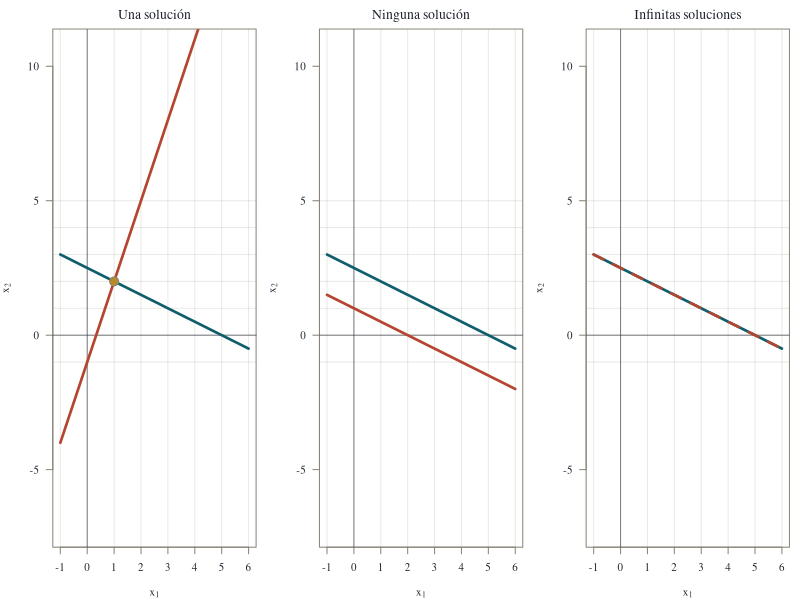
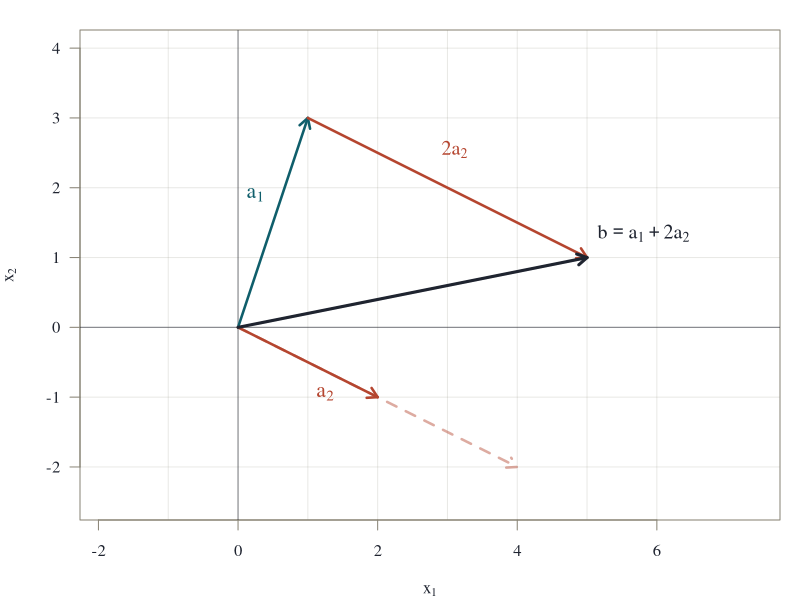
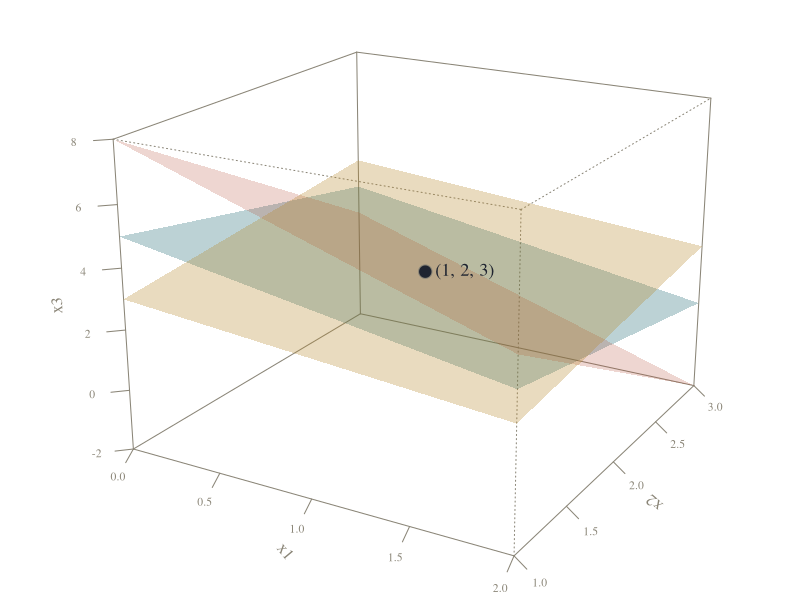
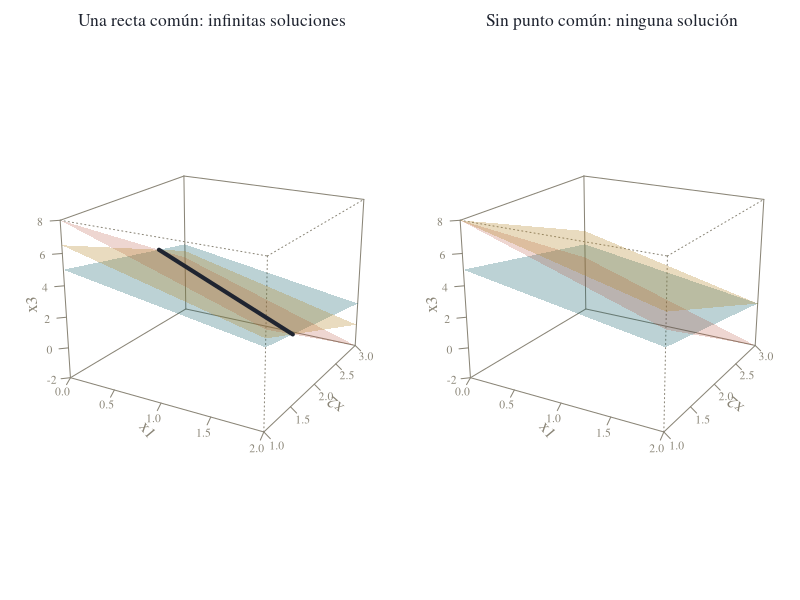
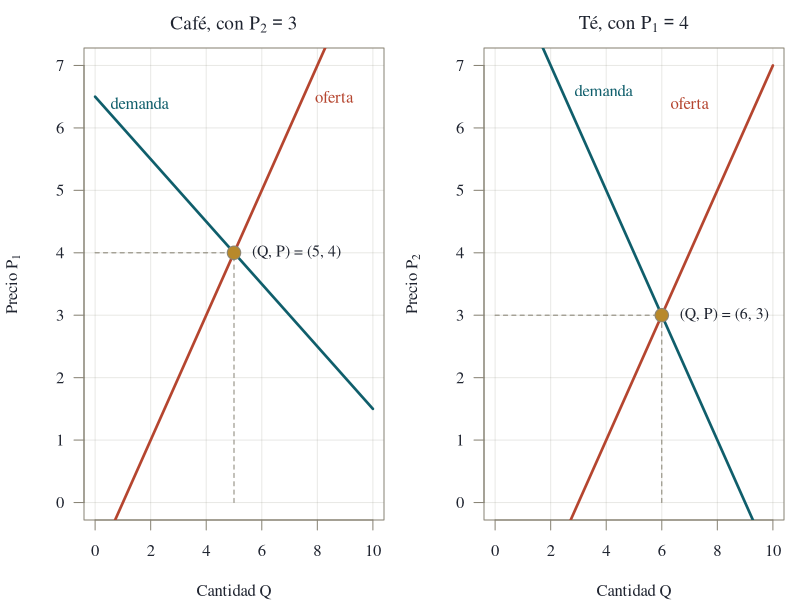
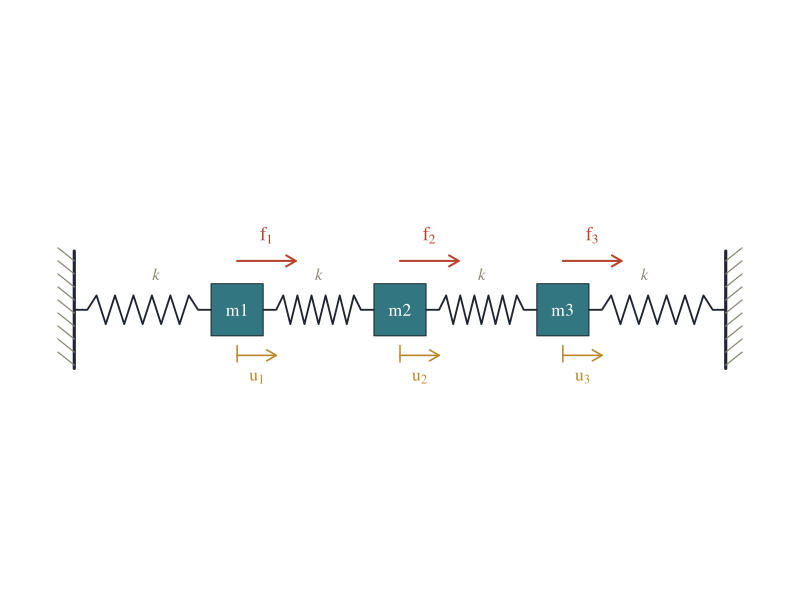
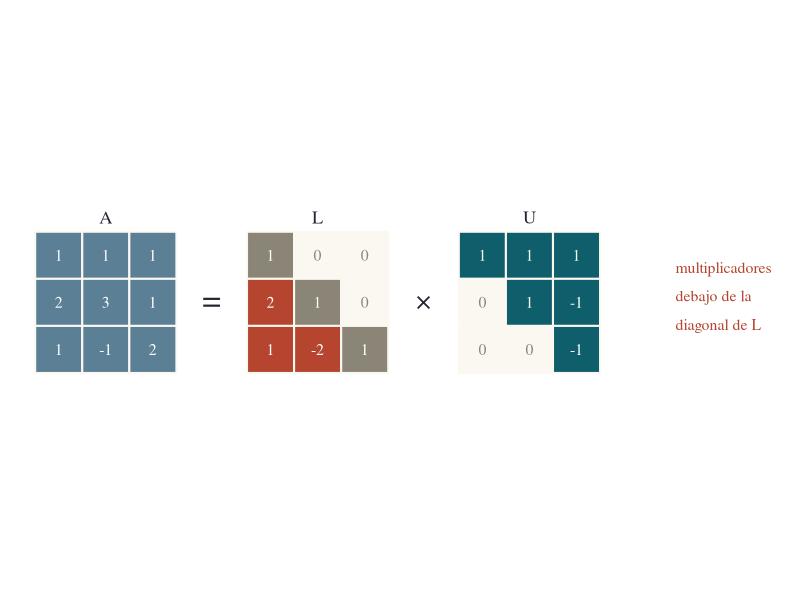
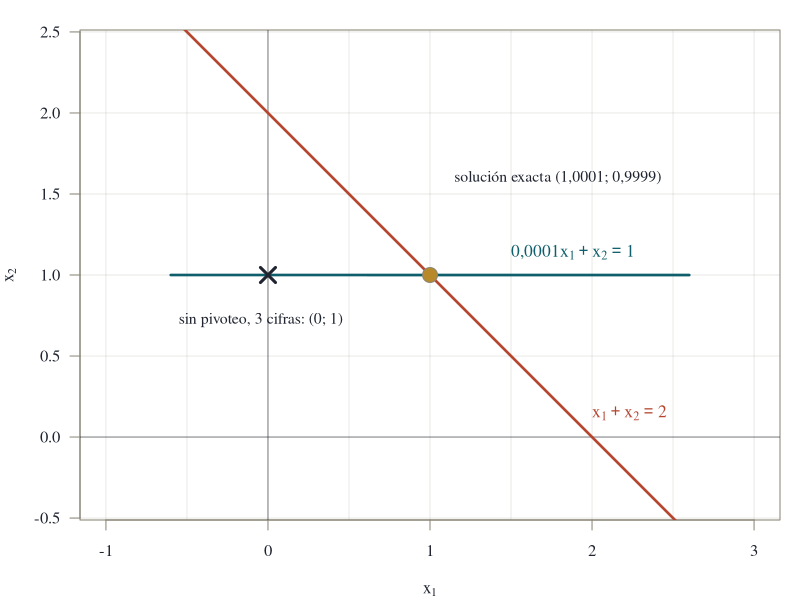

These charts were generated, in order, by the following R code:
# Genera las figuras estáticas de Álgebra matricial aplicada (PNG para HTML y PDF).
# Uso: Rscript assets/figuras_algebra.R  (desde la raíz del proyecto)
# Misma paleta y estilo que assets/figuras.R.

tinta  <- "#1f2430"
teal   <- "#0f5e6b"
rojo   <- "#b5452f"
ocre   <- "#b8892b"
gris   <- "#8a8577"
azul   <- "#5b7f95"
fondo  <- "#fbf8f1"

dir.create("assets/fig/am", showWarnings = FALSE, recursive = TRUE)

abrir <- function(archivo, w = 7, h = 4.6) {
  png(file.path("assets/fig/am", archivo), width = w, height = h, units = "in",
      res = 200, bg = fondo)
  par(family = "serif", mar = c(4, 4, 1.5, 1), col.axis = tinta, col.lab = tinta,
      fg = gris)
}

# Ejes cartesianos limpios con cuadrícula suave
ejes2d <- function(xlim, ylim, xlab = expression(x[1]), ylab = expression(x[2]), ...) {
  plot(NA, xlim = xlim, ylim = ylim, xlab = xlab, ylab = ylab, las = 1, asp = 1, ...)
  abline(h = pretty(ylim), v = pretty(xlim), col = adjustcolor(gris, 0.18))
  abline(h = 0, v = 0, col = adjustcolor(tinta, 0.55))
}

flecha <- function(x0, y0, x1, y1, col = tinta, lwd = 2.5, ...) {
  arrows(x0, y0, x1, y1, col = col, lwd = lwd, length = 0.11, ...)
}

# Utilidades 3D sobre persp(): devuelve la matriz de proyección y funciones para
# trazar puntos, segmentos y polígonos en coordenadas del espacio.
marco3d <- function(xlim, ylim, zlim, theta = 35, phi = 22, xlab = "x1", ylab = "x2",
                    zlab = "x3", ...) {
  par(mar = c(1.2, 2.4, 1.6, 1.2))
  persp(xlim, ylim, matrix(zlim[1], 2, 2), zlim = zlim, theta = theta, phi = phi,
        col = NA, border = NA, box = TRUE, axes = TRUE, ticktype = "detailed", r = 6,
        xlab = xlab, ylab = ylab, zlab = zlab, expand = 0.75, cex.axis = 0.7, ...)
}
p3 <- function(pm, x, y, z) trans3d(x, y, z, pm)
seg3 <- function(pm, a, b, ...) {
  P <- trans3d(c(a[1], b[1]), c(a[2], b[2]), c(a[3], b[3]), pm)
  lines(P, ...)
}
flecha3 <- function(pm, a, b, col = tinta, lwd = 2.5) {
  P <- trans3d(c(a[1], b[1]), c(a[2], b[2]), c(a[3], b[3]), pm)
  arrows(P$x[1], P$y[1], P$x[2], P$y[2], col = col, lwd = lwd, length = 0.1)
}
poli3 <- function(pm, X, col, border = NA, ...) {
  P <- trans3d(X[, 1], X[, 2], X[, 3], pm)
  polygon(P, col = col, border = border, ...)
}
# Plano a x + b y + c z = d recortado a la caja (c != 0): devuelve la malla como polígonos
plano3 <- function(pm, a, b, c, d, xlim, ylim, col, n = 12) {
  xs <- seq(xlim[1], xlim[2], length.out = n)
  ys <- seq(ylim[1], ylim[2], length.out = n)
  for (i in seq_len(n - 1)) for (j in seq_len(n - 1)) {
    X <- cbind(c(xs[i], xs[i + 1], xs[i + 1], xs[i]), c(ys[j], ys[j], ys[j + 1], ys[j + 1]))
    Z <- (d - a * X[, 1] - b * X[, 2]) / c
    poli3(pm, cbind(X, Z), col = col)
  }
}

# Cada clase agrega aquí sus figuras, en secciones marcadas.

# ===========================================================================
# Clase 1: sistemas lineales
# ---------------------------------------------------------------------------
# 1a. Lectura por filas en 2D: los tres casos
abrir("c01_rectas.png", w = 9, h = 3.4)
par(mfrow = c(1, 3), mar = c(4, 4, 2.2, 0.8))
recta <- function(a, b, c, col, lty = 1) {  # a x1 + b x2 = c, con b != 0
  curve((c - a * x) / b, from = -1, to = 6, add = TRUE, col = col, lwd = 2.6, lty = lty)
}
casos <- list(
  list(t = "Una solución",        l2 = c(3, -1, 1),  p = c(1, 2)),
  list(t = "Ninguna solución",    l2 = c(2, 4, 4),   p = NULL),
  list(t = "Infinitas soluciones", l2 = c(2, 4, 10), p = NULL))
for (cs in casos) {
  ejes2d(c(-1, 6), c(-1, 4.5), main = "")
  title(cs$t, col.main = tinta, font.main = 1, cex.main = 1.25)
  recta(1, 2, 5, teal)
  recta(cs$l2[1], cs$l2[2], cs$l2[3], rojo, lty = if (cs$t == "Infinitas soluciones") 2 else 1)
  if (!is.null(cs$p)) points(cs$p[1], cs$p[2], pch = 21, bg = ocre, cex = 1.8)
}
dev.off()

# 1b. Lectura por columnas: b = 1 a1 + 2 a2
abrir("c01_columnas.png", w = 6.2, h = 5)
ejes2d(c(-0.5, 6), c(-2.5, 4))
a1 <- c(1, 3); a2 <- c(2, -1); b <- c(5, 1)
flecha(0, 0, a1[1], a1[2], col = teal)
flecha(0, 0, a2[1], a2[2], col = rojo)
flecha(0, 0, 2 * a2[1], 2 * a2[2], col = adjustcolor(rojo, 0.45), lty = 2)
flecha(a1[1], a1[2], b[1], b[2], col = rojo)
flecha(0, 0, b[1], b[2], col = tinta, lwd = 3)
text(0.25, 1.9, expression(a[1]), col = teal, cex = 1.3)
text(1.25, -0.95, expression(a[2]), col = rojo, cex = 1.3)
text(3.1, 2.55, expression(2 * a[2]), col = rojo, cex = 1.2)
text(5.15, 1.35, expression(b == a[1] + 2 * a[2]), col = tinta, cex = 1.2, adj = 0)
dev.off()

# 1c. Lectura por filas en 3D: tres planos que se cortan en un punto
abrir("c01_planos.png", w = 6.4, h = 5.4)
xl <- c(0, 2); yl <- c(1, 3); zl <- c(-2, 8)
pm <- marco3d(xl, yl, zl, theta = 30, phi = 20)
plano3(pm, 1, 1, 1, 6,  xl, yl, adjustcolor(teal, 0.28))
plano3(pm, 2, 3, 1, 11, xl, yl, adjustcolor(rojo, 0.22))
plano3(pm, 1, -1, 2, 5, xl, yl, adjustcolor(ocre, 0.30))
P <- p3(pm, 1, 2, 3); points(P, pch = 21, bg = tinta, cex = 1.8)
text(P$x, P$y, "  (1, 2, 3)", adj = 0, col = tinta, cex = 1.1)
dev.off()

# 1d. Tres planos: una recta común o ningún punto común
abrir("c01_planos_casos.png", w = 9.5, h = 4.6)
par(mfrow = c(1, 2))
for (caso in 1:2) {
  pm <- marco3d(xl, yl, c(-2, 8), theta = 30, phi = 20)
  plano3(pm, 1, 1, 1, 6,  xl, yl, adjustcolor(teal, 0.28))
  plano3(pm, 2, 3, 1, 11, xl, yl, adjustcolor(rojo, 0.22))
  plano3(pm, 3, 4, 2, if (caso == 1) 17 else 20, xl, yl, adjustcolor(ocre, 0.30))
  if (caso == 1) {
    t <- c(2.5, 3.5)
    seg3(pm, c(7 - 2 * t[1], -1 + t[1], t[1]), c(7 - 2 * t[2], -1 + t[2], t[2]),
         col = tinta, lwd = 4)
  }
  mtext(if (caso == 1) "Una recta común: infinitas soluciones" else "Sin punto común: ninguna solución",
        side = 3, line = 0.1, col = tinta, cex = 1.05)
}
dev.off()

# 1e. Equilibrio de dos mercados relacionados (café y té)
abrir("c01_mercados.png", w = 9, h = 4.2)
par(mfrow = c(1, 2), mar = c(4, 4.2, 2.4, 0.8))
mercado <- function(titulo, dem, ofe, q0, p0, etiq_d, etiq_o, ylab) {
  plot(NA, xlim = c(0, 10), ylim = c(0, 7), xlab = "Cantidad Q", ylab = ylab, las = 1)
  abline(h = 0:7, v = seq(0, 10, 2), col = adjustcolor(gris, 0.18))
  title(titulo, col.main = tinta, font.main = 1, cex.main = 1.15)
  curve(dem(x), from = 0, to = 10, add = TRUE, col = teal, lwd = 2.6)
  curve(ofe(x), from = 0, to = 10, add = TRUE, col = rojo, lwd = 2.6)
  segments(q0, 0, q0, p0, lty = 2, col = gris); segments(0, p0, q0, p0, lty = 2, col = gris)
  points(q0, p0, pch = 21, bg = ocre, cex = 1.8)
  text(q0, p0, sprintf("  (Q, P) = (%d, %d)", q0, p0), adj = 0, pos = 4, col = tinta, cex = 0.95)
  text(etiq_d[1], etiq_d[2], "demanda", col = teal); text(etiq_o[1], etiq_o[2], "oferta", col = rojo)
}
mercado(expression("Café, con " * P[2] == 3), function(q) (13 - q) / 2, function(q) q - 1, 5, 4,
        c(1.6, 6.4), c(8.6, 6.5), expression("Precio " * P[1]))
mercado(expression("Té, con " * P[1] == 4), function(q) 9 - q, function(q) q - 3, 6, 3,
        c(3.9, 6.6), c(7.0, 6.4), expression("Precio " * P[2]))
dev.off()

# ===========================================================================
# Clase 2: LU, inversas y bloques
# ---------------------------------------------------------------------------
# 2a. Cadena de tres masas y cuatro resortes entre dos paredes
abrir("c02_resortes.png", w = 8, h = 2.6)
par(mar = c(0.3, 0.3, 0.3, 0.3))
plot(NA, xlim = c(-0.6, 10.6), ylim = c(-1.3, 1.6), axes = FALSE, xlab = "", ylab = "", asp = 1)
pared <- function(x, lado) {
  segments(x, -0.9, x, 0.9, lwd = 3, col = tinta)
  for (y in seq(-0.85, 0.75, by = 0.2))
    segments(x, y, x + lado * 0.25, y + 0.2, col = gris, lwd = 1.2)
}
resorte <- function(x0, x1, y = 0) {
  xs <- seq(x0 + 0.2, x1 - 0.2, length.out = 13)
  ys <- y + c(0, rep(c(0.22, -0.22), length.out = 11), 0)
  lines(c(x0, xs, x1), c(y, ys, y), col = tinta, lwd = 1.8)
}
pared(0, -1); pared(10, 1)
xm <- c(2.5, 5, 7.5)
bordes <- c(0, xm, 10)
for (k in 1:4) resorte(bordes[k] + ifelse(k == 1, 0, 0.4), bordes[k + 1] - ifelse(k == 4, 0, 0.4))
for (k in 1:3) {
  rect(xm[k] - 0.4, -0.4, xm[k] + 0.4, 0.4, col = adjustcolor(teal, 0.85), border = tinta)
  text(xm[k], 0, paste0("m", k), col = "white", cex = 1.05)
  flecha(xm[k], 0.75, xm[k] + 0.9, 0.75, col = rojo, lwd = 2)
  text(xm[k] + 0.45, 1.15, bquote(f[.(k)]), col = rojo, cex = 1.15)
  segments(xm[k], -0.55, xm[k], -0.8, col = ocre, lwd = 1.5)
  flecha(xm[k], -0.7, xm[k] + 0.6, -0.7, col = ocre, lwd = 1.6)
  text(xm[k] + 0.3, -1.05, bquote(u[.(k)]), col = ocre, cex = 1.05)
}
for (k in 1:4) text((bordes[k] + bordes[k + 1]) / 2, 0.55, "k", col = gris, font = 3)
dev.off()

# 2b. A = LU como patrón de entradas
abrir("c02_patron_lu.png", w = 7.5, h = 2.6)
par(mar = c(0.3, 0.3, 0.3, 0.3))
plot(NA, xlim = c(0, 15.5), ylim = c(-0.3, 3.4), axes = FALSE, xlab = "", ylab = "", asp = 1)
matriz <- function(x0, M, colfun, titulo) {
  for (i in 1:3) for (j in 1:3) {
    col <- colfun(i, j)
    rect(x0 + j - 1, 3 - i, x0 + j, 4 - i, col = col, border = fondo, lwd = 2)
    text(x0 + j - 0.5, 3.5 - i, M[i, j], cex = 0.95,
         col = if (col == fondo) gris else "white")
  }
  text(x0 + 1.5, 3.3, titulo, col = tinta, cex = 1.1)
}
A <- matrix(c("1","1","1","2","3","1","1","-1","2"), 3, byrow = TRUE)
L <- matrix(c("1","0","0","2","1","0","1","-2","1"), 3, byrow = TRUE)
U <- matrix(c("1","1","1","0","1","-1","0","0","-1"), 3, byrow = TRUE)
matriz(0, A, function(i, j) azul, "A")
text(3.75, 1.5, "=", cex = 2, col = tinta)
matriz(4.5, L, function(i, j) if (i > j) rojo else if (i == j) gris else fondo, "L")
text(8.25, 1.5, "×", cex = 1.6, col = tinta)
matriz(9, U, function(i, j) if (i <= j) teal else fondo, "U")
text(13.6, 2.2, "multiplicadores", col = rojo, cex = 0.95, adj = 0)
text(13.6, 1.6, "debajo de la", col = rojo, cex = 0.95, adj = 0)
text(13.6, 1.0, "diagonal de L", col = rojo, cex = 0.95, adj = 0)
dev.off()

# 2c. Pivote pequeño: la solución correcta y la que entrega la eliminación sin pivoteo
abrir("c02_pivoteo.png", w = 6.4, h = 4.6)
ejes2d(c(-0.6, 2.6), c(-0.4, 2.4))
eps <- 1e-4
curve((1 - eps * x) / 1, from = -0.6, to = 2.6, add = TRUE, col = teal, lwd = 2.6)
curve(2 - x, from = -0.6, to = 2.6, add = TRUE, col = rojo, lwd = 2.6)
points(1.0001, 0.9999, pch = 21, bg = ocre, cex = 2)
points(0, 1, pch = 4, col = tinta, cex = 2, lwd = 3)
text(1.15, 1.6, "solución exacta (1,0001; 0,9999)", adj = 0, col = tinta, cex = 0.95)
text(-0.55, 0.72, "sin pivoteo, 3 cifras: (0; 1)", adj = 0, col = tinta, cex = 0.95)
text(2.0, 0.15, expression(x[1] + x[2] == 2), col = rojo, cex = 1.05, adj = 0)
text(1.5, 1.14, expression("0,0001" * x[1] + x[2] == 1), col = teal, cex = 1.05, adj = 0)
dev.off()

# ===========================================================================
# Clase 3: los cuatro subespacios
# ---------------------------------------------------------------------------
# Plano generado por dos vectores (por el origen), como paralelogramo recortado
plano_gen <- function(pm, u, v, s = 1, col) {
  X <- rbind(-s * u - s * v, s * u - s * v, s * u + s * v, -s * u + s * v)
  poli3(pm, X, col = col, border = adjustcolor(tinta, 0.25))
}
# 3a. Subespacios de R^3: un plano y una recta por el origen; un plano desplazado no lo es
abrir("c03_subespacios.png", w = 6.6, h = 5.4)
pm <- marco3d(c(-2, 2), c(-2, 2), c(-2, 3.5), theta = 35, phi = 22)
u <- c(1, 0, 0.3); v <- c(0, 1, 0.3)
plano_gen(pm, u, v, s = 1.7, adjustcolor(teal, 0.30))
Xd <- rbind(-1.7 * u - 1.7 * v, 1.7 * u - 1.7 * v, 1.7 * u + 1.7 * v, -1.7 * u + 1.7 * v)
Xd[, 3] <- Xd[, 3] + 2
poli3(pm, Xd, col = adjustcolor(rojo, 0.18), border = adjustcolor(rojo, 0.5))
d <- c(-0.5, 0.9, 1)
seg3(pm, -1.9 * d, 1.9 * d, col = ocre, lwd = 3.5)
P0 <- p3(pm, 0, 0, 0); points(P0, pch = 21, bg = tinta, cex = 1.4)
t1 <- p3(pm, -1.7, 1.7, 0); text(t1, "plano por el origen", col = teal, cex = 1, pos = 2)
t2 <- p3(pm, -1.7, 1.7, 2); text(t2, "plano desplazado", col = rojo, cex = 1, pos = 2)
t3 <- p3(pm, 1.9 * d[1], 1.9 * d[2], 1.9 * d[3]); text(t3, "recta por el origen", col = ocre, cex = 1, pos = 4)
dev.off()

# 3b. Los cuatro subespacios de A = [1 2; 2 4] en el plano de entrada y el de salida
abrir("c03_cuatro_2d.png", w = 9, h = 4.4)
par(mfrow = c(1, 2), mar = c(4, 4, 2.2, 1))
ejes2d(c(-2.5, 2.5), c(-2.5, 2.5)); title("Entrada: R² (vectores x)", col.main = tinta, font.main = 1)
abline(0, 2, col = teal, lwd = 3); abline(0, -0.5, col = rojo, lwd = 3)
text(0.95, 2.3, "espacio fila", col = teal, adj = 1); text(-2.4, 1.55, "espacio nulo", col = rojo, adj = 0)
flecha(0, 0, 1, 2, col = teal); flecha(0, 0, -2, 1, col = rojo)
ejes2d(c(-2.5, 2.5), c(-2.5, 2.5), xlab = expression(b[1]), ylab = expression(b[2])); title("Salida: R² (vectores b = Ax)", col.main = tinta, font.main = 1)
abline(0, 2, col = azul, lwd = 3); abline(0, -0.5, col = ocre, lwd = 3)
text(0.95, 2.3, "espacio columna", col = azul, adj = 1); text(-2.4, 1.55, "nulo izquierdo", col = ocre, adj = 0)
flecha(0, 0, 1, 2, col = azul); flecha(0, 0, -2, 1, col = ocre)
dev.off()

# 3c. Espacio fila (plano) y espacio nulo (recta perpendicular) de B = [1 1 1; 2 3 1; 3 4 2]
abrir("c03_fila_nulo.png", w = 6.4, h = 5.4)
pm <- marco3d(c(-2.2, 2.2), c(-2.2, 2.2), c(-2.2, 2.2), theta = 25, phi = 18)
r1 <- c(1, 0, 2) / sqrt(5); r2 <- c(0, 1, -1); r2 <- r2 - sum(r2 * r1) * r1; r2 <- r2 / sqrt(sum(r2^2))
plano_gen(pm, r1, r2, s = 1.5, adjustcolor(teal, 0.28))
n <- c(-2, 1, 1) / sqrt(6)
seg3(pm, -2 * n, 2 * n, col = rojo, lwd = 3.5)
flecha3(pm, c(0, 0, 0), c(1, 0, 2) * 0.7, col = teal)
flecha3(pm, c(0, 0, 0), c(0, 1, -1) * 0.9, col = teal)
flecha3(pm, c(0, 0, 0), c(-2, 1, 1) * 0.55, col = rojo)
text(p3(pm, 2 * n[1], 2 * n[2], 2 * n[3]), "espacio nulo", col = rojo, pos = 2)
text(p3(pm, 0.75, 0, 1.45), "espacio fila", col = teal, pos = 4)
dev.off()

# 3d. Estructura de las soluciones: recta solución paralela al espacio nulo
abrir("c03_soluciones.png", w = 6.6, h = 5.4)
pm <- marco3d(c(-3, 7), c(-2, 3), c(-1.5, 4), theta = 30, phi = 20)
d <- c(-2, 1, 1)
seg3(pm, -1.4 * d, 1.4 * d, col = rojo, lwd = 3.2)
xp <- c(7, -1, 0)
seg3(pm, xp + 0 * d, xp + 4 * d, col = teal, lwd = 3.2)
flecha3(pm, c(0, 0, 0), xp, col = gris, lwd = 2)
points(p3(pm, 7, -1, 0), pch = 21, bg = teal, cex = 1.5)
points(p3(pm, 1, 2, 3), pch = 21, bg = ocre, cex = 1.5)
points(p3(pm, 0, 0, 0), pch = 21, bg = tinta, cex = 1.3)
text(p3(pm, 7, -1, 0), expression(x[p] == (7 * "," * -1 * "," * 0)), pos = 4, col = teal, cex = 0.95)
text(p3(pm, 1, 2, 3), "(1, 2, 3)", pos = 4, col = ocre, cex = 0.95)
text(p3(pm, -2.8, 1.4, 1.4), "N(A)", col = rojo, pos = 3)
text(p3(pm, -1, 3, 4), expression(x[p] + N(A)), col = teal, pos = 4)
dev.off()

# 3e. Red de tres nodos: potenciales, diferencias y un lazo
abrir("c03_red.png", w = 6, h = 4.6)
par(mar = c(0.3, 0.3, 0.3, 0.3))
plot(NA, xlim = c(-0.6, 4.6), ylim = c(-0.7, 3.9), axes = FALSE, xlab = "", ylab = "", asp = 1)
N <- rbind(c(0, 0), c(4, 0), c(2, 3.3))
arista <- function(a, b, et, off) {
  p <- N[a, ]; q <- N[b, ]; u <- (q - p) / sqrt(sum((q - p)^2))
  arrows(p[1] + 0.35 * u[1], p[2] + 0.35 * u[2], q[1] - 0.35 * u[1], q[2] - 0.35 * u[2],
         col = tinta, lwd = 2.5, length = 0.13)
  m <- (p + q) / 2 + off; text(m[1], m[2], et, col = tinta, cex = 1.15)
}
arista(1, 2, expression(a[1]), c(0, -0.35))
arista(2, 3, expression(a[2]), c(0.45, 0.1))
arista(1, 3, expression(a[3]), c(-0.45, 0.1))
for (k in 1:3) {
  symbols(N[k, 1], N[k, 2], circles = 0.3, inches = FALSE, add = TRUE, bg = teal, fg = tinta)
  text(N[k, 1], N[k, 2], k, col = "white", cex = 1.1)
}
text(N[1, 1] - 0.2, N[1, 2] - 0.55, expression(x[1]), col = teal)
text(N[2, 1] + 0.2, N[2, 2] - 0.55, expression(x[2]), col = teal)
text(N[3, 1] + 0.55, N[3, 2] + 0.25, expression(x[3]), col = teal)
th <- seq(-0.3, 2 * pi - 1.1, length.out = 80)
lines(2 + 0.55 * cos(th), 1.15 + 0.55 * sin(th), col = ocre, lwd = 2)
arrows(2 + 0.55 * cos(th[79]), 1.15 + 0.55 * sin(th[79]), 2 + 0.55 * cos(th[80]),
       1.15 + 0.55 * sin(th[80]), col = ocre, lwd = 2, length = 0.1)
text(2, 1.15, "lazo", col = ocre, cex = 0.95)
dev.off()

# ===========================================================================
# Clase 4: determinantes
# ---------------------------------------------------------------------------
# 4a. Área del paralelogramo por el rectángulo que lo contiene
abrir("c04_area.png", w = 6, h = 4.8)
ejes2d(c(-0.3, 4.5), c(-0.3, 3.4))
rect(0, 0, 4, 3, border = gris, lty = 2, lwd = 1.5)
polygon(c(0, 3, 4, 1), c(0, 1, 3, 2), col = adjustcolor(teal, 0.3), border = teal, lwd = 2)
flecha(0, 0, 3, 1, col = rojo); flecha(0, 0, 1, 2, col = ocre)
polygon(c(0, 3, 3), c(0, 0, 1), col = adjustcolor(gris, 0.18), border = NA)
polygon(c(1, 4, 1), c(3, 3, 2), col = adjustcolor(gris, 0.18), border = NA)
polygon(c(0, 0, 1), c(0, 2, 2), col = adjustcolor(gris, 0.30), border = NA)
polygon(c(4, 4, 3), c(3, 1, 1), col = adjustcolor(gris, 0.30), border = NA)
rect(0, 2, 1, 3, col = adjustcolor(ocre, 0.15), border = NA)
rect(3, 0, 4, 1, col = adjustcolor(ocre, 0.15), border = NA)
text(2.1, 0.35, expression((a * "," * c) == (3 * "," * 1)), col = rojo, cex = 0.95)
text(0.3, 1.15, expression((b * "," * d)), col = ocre, cex = 0.95, adj = 0)
text(2.05, 1.55, "área = ad − bc = 5", col = tinta, cex = 1.05)
dev.off()

# 4b. Cómo transforma una matriz el cuadrado unitario: área y orientación
abrir("c04_transformacion.png", w = 9.5, h = 3.9)
par(mfrow = c(1, 3), mar = c(4, 4, 2.4, 0.8))
cuadro <- rbind(c(0, 0), c(1, 0), c(1, 1), c(0, 1))
dibuja <- function(M, titulo, lim, p1 = 4, p2 = 3) {
  ejes2d(lim, lim); title(titulo, col.main = tinta, font.main = 1, cex.main = 1.15)
  P <- t(M %*% t(cuadro))
  polygon(P, col = adjustcolor(teal, 0.3), border = teal, lwd = 2)
  flecha(0, 0, P[2, 1], P[2, 2], col = rojo); flecha(0, 0, P[4, 1], P[4, 2], col = ocre)
  text(P[2, 1], P[2, 2], expression(Ae[1]), pos = p1, col = rojo)
  text(P[4, 1], P[4, 2], expression(Ae[2]), pos = p2, col = ocre)
}
dibuja(diag(2), "Cuadrado unitario: área 1", c(-0.5, 4.2))
dibuja(matrix(c(3, 1, 1, 2), 2), "det = 5: área ×5", c(-0.5, 4.2))
dibuja(matrix(c(0, 2, 1, 0), 2), "det = −2: área ×2, giro invertido", c(-0.5, 4.2), p1 = 2, p2 = 1)
dev.off()

# 4c. Paralelepípedo generado por las columnas de [1 1 0; 0 1 1; 1 0 1] (volumen 2)
abrir("c04_paralelepipedo.png", w = 6.4, h = 5.4)
pm <- marco3d(c(0, 2), c(0, 2), c(0, 2), theta = 35, phi = 20)
v1 <- c(1, 0, 1); v2 <- c(1, 1, 0); v3 <- c(0, 1, 1)
caras <- list(c(0, 1, 0, 0), c(0, 0, 1, 0), c(0, 0, 0, 1))
vert <- function(s1, s2, s3) s1 * v1 + s2 * v2 + s3 * v3
cara <- function(a, b, fijo, val, col) {
  X <- rbind(c(0, 0), c(1, 0), c(1, 1), c(0, 1))
  Q <- t(apply(X, 1, function(r) { s <- c(0, 0, 0); s[a] <- r[1]; s[b] <- r[2]; s[fijo] <- val; vert(s[1], s[2], s[3]) }))
  poli3(pm, Q, col = col, border = adjustcolor(teal, 0.8))
}
for (val in c(0, 1)) {
  cara(1, 2, 3, val, adjustcolor(teal, 0.16))
  cara(1, 3, 2, val, adjustcolor(teal, 0.16))
  cara(2, 3, 1, val, adjustcolor(teal, 0.16))
}
flecha3(pm, c(0, 0, 0), v1, col = rojo); flecha3(pm, c(0, 0, 0), v2, col = ocre); flecha3(pm, c(0, 0, 0), v3, col = azul)
text(p3(pm, v1[1], v1[2], v1[3]), expression(a[1]), pos = 2, col = rojo)
text(p3(pm, v2[1], v2[2], v2[3]), expression(a[2]), pos = 4, col = ocre)
text(p3(pm, v3[1], v3[2], v3[3]), expression(a[3]), pos = 3, col = azul)
dev.off()

# 4d. Coordenadas polares: el elemento de área r dr dθ
abrir("c04_polares.png", w = 5.6, h = 5.2)
ejes2d(c(-0.2, 3.2), c(-0.2, 3.2))
for (r in 1:3) { th <- seq(0, pi / 2, length.out = 100); lines(r * cos(th), r * sin(th), col = adjustcolor(gris, 0.6)) }
for (th in seq(0, pi / 2, by = pi / 12)) segments(0, 0, 3.1 * cos(th), 3.1 * sin(th), col = adjustcolor(gris, 0.45))
r0 <- 2; dr <- 0.5; t0 <- pi / 6; dt <- pi / 12
th <- seq(t0, t0 + dt, length.out = 40)
polygon(c((r0) * cos(th), rev((r0 + dr) * cos(th))), c((r0) * sin(th), rev((r0 + dr) * sin(th))),
        col = adjustcolor(teal, 0.45), border = teal, lwd = 2)
text(1.25, 3.05, "lados ≈ dr y r dθ", col = teal, adj = 0, cex = 0.95)
text(1.25, 2.8, "área ≈ r dr dθ", col = teal, adj = 0, cex = 0.95)
dev.off()

# ===========================================================================
# Clase 5: ortogonalidad y QR
# ---------------------------------------------------------------------------
angulo_recto <- function(P, u, w, s = 0.18, col = tinta) {  # marca de ángulo recto en P entre u y w
  u <- u / sqrt(sum(u^2)) * s; w <- w / sqrt(sum(w^2)) * s
  lines(rbind(P + u, P + u + w, P + w), col = col, lwd = 1.2)
}
# 5a. Proyección de b = (1,3) sobre la recta de a = (2,1)
abrir("c05_proyeccion.png", w = 6, h = 4.8)
ejes2d(c(-1.5, 4), c(-0.5, 3.4))
a <- c(2, 1); b <- c(1, 3); p <- c(2, 1); e <- b - p
abline(0, 0.5, col = adjustcolor(teal, 0.5), lwd = 1.5, lty = 2)
flecha(0, 0, b[1], b[2], col = tinta)
flecha(0, 0, a[1], a[2], col = teal, lwd = 3.2)
segments(p[1], p[2], b[1], b[2], col = rojo, lwd = 2.5, lty = 2)
angulo_recto(p, -a, e, s = 0.25)
points(p[1], p[2], pch = 21, bg = ocre, cex = 1.6)
text(b[1], b[2], "b = (1, 3)", pos = 4, col = tinta)
text(2.05, 0.65, "p = a = (2, 1)", pos = 4, col = teal)
text(1.65, 2.1, "e = b − p = (−1, 2)", pos = 4, col = rojo)
text(3.75, 1.55, "recta de a", col = teal, cex = 0.9)
dev.off()

# 5b. Rotación y reflexión del plano: la reflexión invierte la orientación
abrir("c05_rot_refl.png", w = 9, h = 4.4)
par(mfrow = c(1, 2), mar = c(4, 4, 2.4, 0.8))
L <- rbind(c(0.4, 0.15), c(1.6, 0.15), c(1.6, 0.5), c(0.75, 0.5), c(0.75, 1.3), c(0.4, 1.3))
th <- pi / 3
Rm <- matrix(c(cos(th), sin(th), -sin(th), cos(th)), 2)
Hm <- matrix(c(cos(th), sin(th), sin(th), -cos(th)), 2)
ejes2d(c(-1.6, 1.8), c(-0.3, 1.9)); title("Rotación en 60°", col.main = tinta, font.main = 1, cex.main = 1.15)
polygon(L, col = adjustcolor(gris, 0.25), border = gris, lwd = 1.5)
polygon(t(Rm %*% t(L)), col = adjustcolor(teal, 0.35), border = teal, lwd = 2)
arc <- seq(0.25, 0.25 + th, length.out = 40); lines(1.25 * cos(arc), 1.25 * sin(arc), col = ocre, lwd = 1.8)
text(1.3, 1.05, "60°", col = ocre)
ejes2d(c(-0.6, 1.9), c(-0.3, 1.9)); title("Reflexión en la recta de 30°", col.main = tinta, font.main = 1, cex.main = 1.15)
abline(0, tan(pi / 6), col = rojo, lwd = 1.8, lty = 2)
polygon(L, col = adjustcolor(gris, 0.25), border = gris, lwd = 1.5)
polygon(t(Hm %*% t(L)), col = adjustcolor(teal, 0.35), border = teal, lwd = 2)
text(1.75, 0.83, "espejo", col = rojo, cex = 0.95)
dev.off()

# 5c. Gram–Schmidt: en el plano y en el espacio
abrir("c05_gram_schmidt.png", w = 9.6, h = 4.7)
par(mfrow = c(1, 2))
par(mar = c(4, 4, 2.2, 0.8))
ejes2d(c(-0.4, 3.4), c(-0.9, 4.3)); title("En el plano", col.main = tinta, font.main = 1, cex.main = 1.15)
a1 <- c(3, 4); a2 <- c(2, 1); q1 <- a1 / 5; pr <- 2 * q1; v2 <- a2 - pr
flecha(0, 0, a1[1], a1[2], col = teal); flecha(0, 0, a2[1], a2[2], col = ocre)
segments(pr[1], pr[2], a2[1], a2[2], col = rojo, lwd = 2, lty = 2)
flecha(0, 0, v2[1], v2[2], col = rojo); flecha(0, 0, q1[1], q1[2], col = tinta, lwd = 3.2)
angulo_recto(pr, -a1, a2 - pr, s = 0.2)
points(pr[1], pr[2], pch = 21, bg = ocre, cex = 1.3)
text(a1[1], a1[2], expression(a[1]), pos = 3, col = teal)
text(a2[1], a2[2], expression(a[2]), pos = 4, col = ocre)
text(pr[1], pr[2], expression(2 * q[1]), pos = 2, col = ocre)
text(q1[1], q1[2], expression(q[1]), pos = 2, col = tinta)
text(v2[1], v2[2], expression(q[2] == a[2] - 2 * q[1]), pos = 4, col = rojo, cex = 0.95)
A1 <- c(1, 2, 2); A2 <- c(4, 5, 2); PR <- 2 * A1; V2 <- A2 - PR
pm <- marco3d(c(0, 4.5), c(0, 5.5), c(-2, 4.5), theta = 40, phi = 18)
title("En el espacio", col.main = tinta, font.main = 1, cex.main = 1.15)
seg3(pm, c(0, 0, 0), 2.3 * A1, col = adjustcolor(teal, 0.5), lty = 2)
flecha3(pm, c(0, 0, 0), A1, col = teal); flecha3(pm, c(0, 0, 0), A2, col = ocre)
seg3(pm, PR, A2, col = rojo, lwd = 2, lty = 2)
flecha3(pm, c(0, 0, 0), V2, col = rojo)
points(p3(pm, PR[1], PR[2], PR[3]), pch = 21, bg = ocre, cex = 1.3)
text(p3(pm, A1[1], A1[2], A1[3]), expression(a[1]), pos = 2, col = teal)
text(p3(pm, A2[1], A2[2], A2[3]), expression(a[2]), pos = 1, col = ocre)
text(p3(pm, PR[1], PR[2], PR[3]), expression(6 * q[1]), pos = 2, col = ocre)
text(p3(pm, V2[1], V2[2], V2[3]), expression(v[2] == 3 * q[2]), pos = 4, col = rojo)
dev.off()

# 5d. Proyección de b = (3,0,0) sobre el plano generado por q1 y q2
abrir("c05_proy_plano.png", w = 6.6, h = 5.4)
u <- c(1, 2, 2) / 3; v <- c(2, 1, -2) / 3; B <- c(3, 0, 0); P <- u + 2 * v
S <- rbind(c(-0.6, -0.4), c(2.2, -0.4), c(2.2, 2.6), c(-0.6, 2.6))
X <- t(apply(S, 1, function(s) s[1] * u + s[2] * v))
pm <- marco3d(range(c(X[, 1], 0, 3)), range(c(X[, 2], 0)), range(c(X[, 3], 0, 1)), theta = -35, phi = 22)
poli3(pm, X, col = adjustcolor(teal, 0.25), border = adjustcolor(teal, 0.6))
flecha3(pm, c(0, 0, 0), B, col = tinta)
flecha3(pm, c(0, 0, 0), P, col = teal)
seg3(pm, P, B, col = rojo, lwd = 2.5, lty = 2)
flecha3(pm, c(0, 0, 0), u, col = ocre, lwd = 2); flecha3(pm, c(0, 0, 0), v, col = ocre, lwd = 2)
text(p3(pm, B[1], B[2], B[3]), "b = (3, 0, 0)", pos = 4, col = tinta)
text(p3(pm, P[1], P[2], P[3]), "p", pos = 2, col = teal, cex = 1.2)
M <- (P + B) / 2; text(p3(pm, M[1], M[2], M[3]), "e = 2q3", pos = 3, col = rojo)
text(p3(pm, u[1], u[2], u[3]), expression(q[1]), pos = 3, col = ocre)
text(p3(pm, v[1], v[2], v[3]), expression(q[2]), pos = 1, col = ocre)
dev.off()

# 5e. Reflexión de Householder que lleva a = (3,4) a (5,0)
abrir("c05_householder.png", w = 6, h = 4.9)
ejes2d(c(-2.6, 5.6), c(-0.8, 4.6))
a <- c(3, 4); Ha <- c(5, 0); vv <- a - Ha
abline(0, 0.5, col = rojo, lwd = 1.8, lty = 2)
flecha(0, 0, a[1], a[2], col = teal); flecha(0, 0, Ha[1], Ha[2], col = teal)
flecha(0, 0, vv[1], vv[2], col = ocre)
segments(a[1], a[2], Ha[1], Ha[2], col = adjustcolor(ocre, 0.7), lty = 3, lwd = 1.8)
text(a[1], a[2], "a = (3, 4)", pos = 4, col = teal)
text(Ha[1], Ha[2], "Ha = (5, 0)", pos = 3, col = teal)
text(vv[1], vv[2], "v = a − 5e1 = (−2, 4)", pos = 4, col = ocre)
text(3.0, 0.7, "espejo (perpendicular a v)", col = rojo, cex = 0.9)
dev.off()

# ===========================================================================
# Clase 6: mínimos cuadrados
# ---------------------------------------------------------------------------
ejesdat <- function(xlim, ylim, xlab = "t", ylab = "b", ...) {
  plot(NA, xlim = xlim, ylim = ylim, xlab = xlab, ylab = ylab, las = 1, ...)
  abline(h = pretty(ylim), v = pretty(xlim), col = adjustcolor(gris, 0.18))
  abline(h = 0, col = adjustcolor(tinta, 0.4))
}
# 6a. Recta de mínimos cuadrados por (0,6), (1,0), (2,0)
abrir("c06_recta.png", w = 6, h = 4.6)
ejesdat(c(-0.3, 2.4), c(-2, 7))
tt <- 0:2; bb <- c(6, 0, 0); ff <- 5 - 3 * tt
abline(5, -3, col = teal, lwd = 2.6)
segments(tt, bb, tt, ff, col = rojo, lwd = 2.2, lty = 2)
points(tt, ff, pch = 21, bg = "white", col = teal, cex = 1.3)
points(tt, bb, pch = 21, bg = ocre, cex = 1.7)
text(0.07, 5.5, "e1 = 1", col = rojo, adj = 0); text(0.93, 1, "e2 = −2", col = rojo, adj = 1); text(2.07, -0.5, "e3 = 1", col = rojo, adj = 0)
text(1.55, 3.4, "b = 5 − 3t", col = teal, cex = 1.1)
dev.off()

# 6b. b = (6,0,0) proyectado sobre el plano C(A) generado por (1,1,1) y (0,1,2)
abrir("c06_proy_plano.png", w = 6.6, h = 5.4)
a1 <- c(1, 1, 1); a2 <- c(0, 1, 2); B <- c(6, 0, 0); P <- c(5, 2, -1)
S <- rbind(c(-0.4, -3.6), c(5.8, -3.6), c(5.8, 1.2), c(-0.4, 1.2))
X <- t(apply(S, 1, function(s) s[1] * a1 + s[2] * a2))
pm <- marco3d(range(c(X[, 1], 0, 6)), range(c(X[, 2], 0)), range(c(X[, 3], 0)), theta = 100, phi = 18)
poli3(pm, X, col = adjustcolor(teal, 0.22), border = adjustcolor(teal, 0.6))
flecha3(pm, c(0, 0, 0), a1, col = ocre, lwd = 2); flecha3(pm, c(0, 0, 0), a2, col = ocre, lwd = 2)
flecha3(pm, c(0, 0, 0), B, col = tinta); flecha3(pm, c(0, 0, 0), P, col = teal)
seg3(pm, P, B, col = rojo, lwd = 2.5, lty = 2)
text(p3(pm, B[1], B[2], B[3]), "b = (6, 0, 0)", pos = 2, col = tinta)
text(p3(pm, P[1], P[2], P[3]), "p = (5, 2, −1)", pos = 4, col = teal)
M <- (P + B) / 2; text(p3(pm, M[1], M[2], M[3]), "e = (1, −2, 1)", pos = 1, col = rojo)
text(p3(pm, a1[1], a1[2], a1[3]), expression(a[1]), pos = 3, col = ocre)
text(p3(pm, a2[1], a2[2], a2[3]), expression(a[2]), pos = 2, col = ocre)
dev.off()

# 6c. Parábola de mínimos cuadrados por cuatro puntos
abrir("c06_parabola.png", w = 6, h = 4.6)
ejesdat(c(-1.4, 2.4), c(-2, 7))
tt <- -1:2; bb <- c(1, 4, -1, 6); ff <- 1 + tt^2
curve(1 + x^2, from = -1.4, to = 2.4, add = TRUE, col = teal, lwd = 2.6)
segments(tt, bb, tt, ff, col = rojo, lwd = 2.2, lty = 2)
points(tt, ff, pch = 21, bg = "white", col = teal, cex = 1.3)
points(tt, bb, pch = 21, bg = ocre, cex = 1.7)
text(1.2, 5.3, expression(b == 1 + t^2), col = teal, cex = 1.1)
dev.off()

# 6d. Ajuste exponencial: escala original y escala logarítmica
abrir("c06_exponencial.png", w = 9.4, h = 4.2)
par(mfrow = c(1, 2), mar = c(4, 4.2, 2.4, 0.8))
tt <- 0:2; yy <- exp(c(0, 1, 3))
ejesdat(c(-0.2, 2.3), c(0, 24), ylab = "y"); title("Escala original", col.main = tinta, font.main = 1, cex.main = 1.15)
curve(exp(-1 / 6 + 1.5 * x), from = -0.2, to = 2.3, add = TRUE, col = teal, lwd = 2.6)
points(tt, yy, pch = 21, bg = ocre, cex = 1.7)
text(0.85, 15, expression(y == e^{-1/6} * e^{1.5 * t}), col = teal, cex = 1.05)
ejesdat(c(-0.2, 2.3), c(-0.6, 3.4), ylab = "ln y"); title("Escala logarítmica", col.main = tinta, font.main = 1, cex.main = 1.15)
abline(-1 / 6, 1.5, col = teal, lwd = 2.6)
segments(tt, c(0, 1, 3), tt, -1 / 6 + 1.5 * tt, col = rojo, lwd = 2, lty = 2)
points(tt, c(0, 1, 3), pch = 21, bg = ocre, cex = 1.7)
text(0.55, 2.4, expression(ln ~ y == -1/6 + 1.5 * t), col = teal, cex = 1.05)
dev.off()

# 6e. Tres rectas para los mismos datos: MC, ponderados y Tikhonov
abrir("c06_comparacion.png", w = 6.2, h = 4.6)
ejesdat(c(-0.3, 2.4), c(-2.5, 7))
abline(5, -3, col = teal, lwd = 2.6)
abline(4.5, -3, col = ocre, lwd = 2.6, lty = 2)
abline(2.4, -1.2, col = rojo, lwd = 2.6, lty = 4)
points(0:2, c(6, 0, 0), pch = 21, bg = tinta, cex = 1.6)
legend("topright", c("mínimos cuadrados: 5 − 3t", "ponderados W = diag(1, 2, 1): 4,5 − 3t",
       "Tikhonov λ = 1: 2,4 − 1,2t"), col = c(teal, ocre, rojo), lty = c(1, 2, 4), lwd = 2.4,
       bg = fondo, box.col = gris, cex = 0.85)
dev.off()
